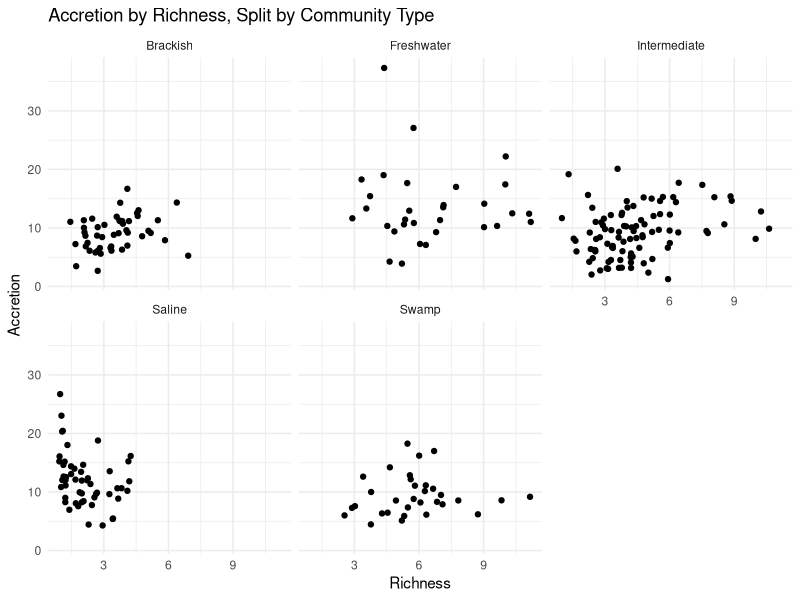

R code for this plot:
2+2
#test file
5+9

dat <- read.csv("dat.csv")
#make a boxplot of richness (x axis) vs accretion (y axis)

library(ggplot2)

ggplot(dat, aes(x = Richness, y = Accretion)) +
  geom_point() +
  facet_wrap(~ CommunityStationFront) +  # Creates separate panels for each community type
  labs(x = "Richness", y = "Accretion", 
       title = "Accretion by Richness, Split by Community Type") +
  theme_minimal()
